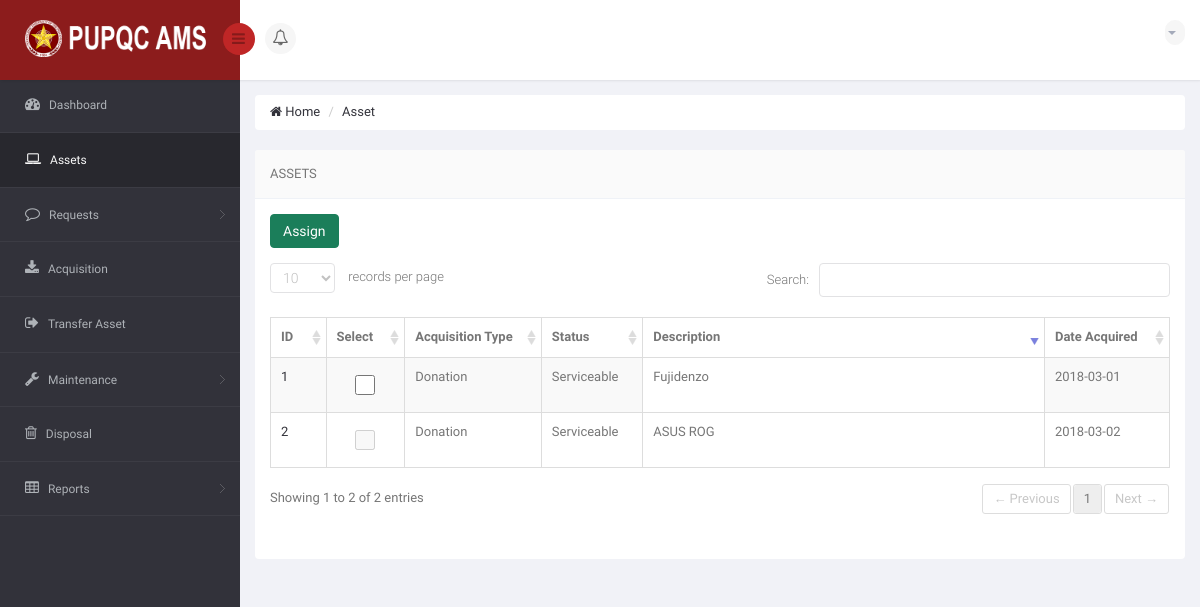
The app's page /DIR/PropertyOfficer/POAsset.php (signed in), older data.
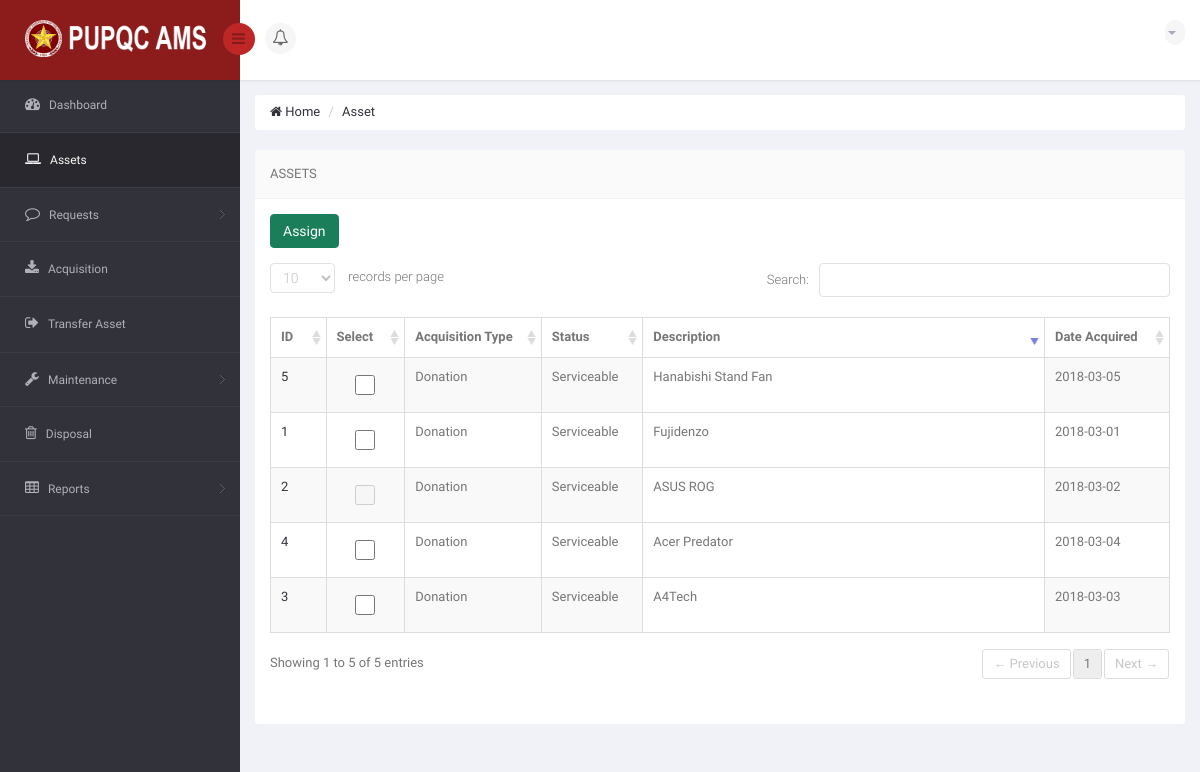
The same page, newer data.
### tables this page shows
CREATE TABLE `ams_r_asset` (
  `A_ID` int(11) NOT NULL,
  `A_DESCRIPTION` varchar(250) NOT NULL,
  `A_DATE` date NOT NULL,
  `A_STATUS` varchar(25) NOT NULL DEFAULT 'Serviceable',
  `A_ACQUISITION_TYPE` varchar(25) NOT NULL,
  `A_AVAILABILITY` varchar(25) NOT NULL DEFAULT 'Available',
  `A_DISPOSAL_STATUS` int(11) NOT NULL DEFAULT '0',
  `AL_ID` int(11) DEFAULT NULL,
  `C_ID` int(11) DEFAULT NULL,
  `URS_ID` int(11) DEFAULT NULL,
  `PPMP_ID` int(11) DEFAULT NULL
);

### DIR/PropertyOfficer/POAsset.php (the view, shortened to what this page needs)
<!DOCTYPE html>
<html lang="en">
<head>
    <link href="../../bs3/css/bootstrap.min.css" rel="stylesheet">
    <link href="../../css/bootstrap-reset.css" rel="stylesheet">
    <link href="../../font-awesome/css/font-awesome.css" rel="stylesheet" />
    <link href="../../js/advanced-datatable/css/demo_page.css" rel="stylesheet" />
    <link href="../../js/advanced-datatable/css/demo_table.css" rel="stylesheet" />
    <link rel="stylesheet" href="../../js/data-tables/DT_bootstrap.css" />
    <link href="../../css/style.css" rel="stylesheet">
    <link href="../../css/style-responsive.css" rel="stylesheet" />
    <link href="../../js/iCheck/skins/minimal/minimal.css" rel="stylesheet">
    <link href="../../js/iCheck/skins/minimal/red.css" rel="stylesheet">
    <link href="../../js/iCheck/skins/minimal/green.css" rel="stylesheet">
    <link href="../../js/iCheck/skins/minimal/blue.css" rel="stylesheet">
    <link href="../../js/iCheck/skins/minimal/yellow.css" rel="stylesheet">
    <link href="../../js/iCheck/skins/minimal/purple.css" rel="stylesheet">
    <link href="../../js/iCheck/skins/square/square.css" rel="stylesheet">
    <link href="../../js/iCheck/skins/square/red.css" rel="stylesheet">
    <link href="../../js/iCheck/skins/square/green.css" rel="stylesheet">
    <link href="../../js/iCheck/skins/square/blue.css" rel="stylesheet">
    <link href="../../js/iCheck/skins/square/yellow.css" rel="stylesheet">
    <link href="../../js/iCheck/skins/square/purple.css" rel="stylesheet">
    <link href="../../js/iCheck/skins/flat/grey.css" rel="stylesheet">
    <link href="../../js/iCheck/skins/flat/red.css" rel="stylesheet">
    <link href="../../js/iCheck/skins/flat/green.css" rel="stylesheet">
    <link href="../../js/iCheck/skins/flat/blue.css" rel="stylesheet">
    <link href="../../js/iCheck/skins/flat/yellow.css" rel="stylesheet">
    <link href="../../js/iCheck/skins/flat/purple.css" rel="stylesheet">
    <link rel="stylesheet" type="text/css" href="../../js/select2/select2.css" />
    <link rel="stylesheet" type="text/css" href="../../js/bootstrap-daterangepicker/daterangepicker-bs3.css" />
    <link rel="stylesheet" type="text/css" href="../../js/bootstrap-datetimepicker/css/datetimepicker.css" />
    <link rel="stylesheet" type="text/css" href="../../js/bootstrap-datepicker/css/datepicker.css" />
    <link href="../../js/plugins/sweetalert/sweetalert.css" type="text/css" rel="stylesheet" media="screen,projection">
</head>
<body>
<section id="container">
<header class="header fixed-top clearfix">
<div class="brand">
    <a href="PODashboard.php" class="logo">
        <img src="../../images/pupqcnew.png" style="width: 193px; height: 37px;" alt="">
    </a>
    <div class="sidebar-toggle-box">
        <div class="fa fa-bars"></div>
    </div>
</div>
<div class="nav notify-row" id="top_menu">
    <ul class="nav top-menu">
        <li id="header_notification_bar" class="dropdown">
            <a data-toggle="dropdown" class="dropdown-toggle" href="#">
                <i class="fa fa-bell-o"></i>
            </a>
        </li>
    </ul>
</div>
<div class="top-nav clearfix">
    <ul class="nav pull-right top-menu">
        <li class="dropdown">
            <a data-toggle="dropdown" class="dropdown-toggle" href="#">
                <?php
                    include('../Connection/db.php');
                  ?>
                <b class="caret"></b>
            </a>
        </li>
    </ul>
</div>
</header>
<aside>
    <div id="sidebar" class="nav-collapse">
        <div class="leftside-navigation">
            <ul class="sidebar-menu" id="nav-accordion">
                <li>
                    <a href="PODashboard.php">
                        <i class="fa fa-dashboard"></i>
                        <span>Dashboard</span>
                    </a>
                </li>
                <li>
                    <a class="active" href="POAsset.php">
                        <i class="fa fa-laptop"></i>
                        <span>Assets</span>
                    </a>
                </li>
                <li class="sub-menu">
                    <a href="javascript:;">
                        <i class="fa fa-comment-o"></i>
                        <span>Requests</span>
                    </a>
                </li>
                <li>
                    <a href="POAcquisition.php">
                        <i class="fa fa-download"></i>
                        <span>Acquisition</span>
                    </a>
                </li>
                <li>
                    <a href="POTransferAsset.php">
                        <i class="fa fa-sign-out"></i>
                        <span>Transfer Asset</span>
                    </a>
                </li>
                <li class="sub-menu">
                    <a href="javascript:;">
                        <i class="fa fa-wrench"></i>
                        <span>Maintenance</span>
                    </a>
                </li>
                <li>
                    <a href="PODisposal.php">
                        <i class="fa fa-trash-o"></i>
                        <span>Disposal</span>
                    </a>
                </li>
                <li class="sub-menu">
                    <a href="javascript:;">
                        <i class="fa fa fa-table"></i>
                        <span>Reports</span>
                    </a>
                </li>
            </ul>
        </div>
    </div>
</aside>
<section id="main-content">
<section class="wrapper">
<div class="row">
    <div class="col-md-12">
        <ul class="breadcrumb">
            <li><a href="PODashboard.php"><i class="fa fa-home"></i> Home</a></li>
            <li><a href="POAsset.php">Asset</a></li>
        </ul>
    </div>
</div>
<div class="row">
    <div class="col-sm-12">
        <section class="panel">
            <header class="panel-heading">
                Assets
            </header>
            <div class="panel-body">
                <div class="adv-table">
                    <table  class="display table table-bordered table-striped" id="dynamic-table">
                        <thead>
                            <tr>
                                <th style="width: 70px;">ID</th>
                                <th style="width: 90px">Select</th>
                                <th style="width: 140px;">Acquisition Type</th>
                                <th style="width: 100px;">Status</th>
                                <th style="word-wrap: break-word;">Description</th>
                                <th style="width: 130px;">Date Acquired</th>
                            </tr>
                        </thead>
                        <tbody>
                        <?php
                            $sql = "SELECT * FROM `ams_r_asset` ORDER BY A_DATE DESC";
                            $result = mysqli_query($connection, $sql) or die("Bad Query: $sql");
                            $i = 0;
                            while($row = mysqli_fetch_assoc($result))
                            {
                                $i++;
                                $a_id = $row['A_ID'];
                                $a_description = $row['A_DESCRIPTION'];
                                $a_acquistion_type = $row['A_ACQUISITION_TYPE'];
                                $a_date = $row['A_DATE'];
                                $a_status = $row['A_STATUS'];
                                $a_availability = $row['A_AVAILABILITY'];
                        ?>
                            <tr class="gradeX" id="hahaha1<?php echo $i; ?>">
                                <?php
                                    if ($a_availability == 'Available')
                                    {
                                ?>
                                        <td>
                                            <a id="getid<?php echo $i; ?>">
                                                <?php echo $a_id; ?>
                                            </a>
                                        </td>
                                        <td>
                                            <center>
                                                <input type="checkbox" id="chkvals<?php echo $i; ?>" class="checkbox form-control" style="width: 20px">
                                            </center>
                                        </td>
                                <?php
                                    }
                                    elseif ($a_availability == 'Assigned')
                                    {
                                ?>
                                        <td>
                                            <a id="getid<?php echo $i; ?>">
                                                <?php echo $a_id; ?>
                                            </a>
                                        </td>
                                        <td>
                                            <center>
                                                <input type="checkbox" id="chkvals<?php echo $i; ?>" class="checkbox form-control" style="width: 20px" disabled>
                                            </center>
                                        </td>
                                <?php
                                    }
                                ?>
                                <td id="origtype<?php echo $i; ?>"> <?php echo $a_acquistion_type; ?> </td>
                                <td id="origstat<?php echo $i; ?>"> <?php echo $a_status; ?> </td>
                                <td id="origdesc<?php echo $i; ?>"> <?php echo $a_description; ?> </td>
                                <td id="origdate<?php echo $i; ?>"> <?php echo $a_date; ?> </td>
                            </tr>
                        <?php
                            }
                        ?>
                        <a class="btn btn-success" id="assignbtn" data-toggle="modal" href="#ModalAssign">Assign</a>
                        </tbody>
                    </table>
                </div>
            </div>
        </section>
    </div>
</div>
</section>
</section>
</section>
</body>
</html>

### js/advanced-datatable/css/demo_table.css (style rules this page uses)
table.display { margin: 0 auto; clear: both; width: 100%; }
table.display thead th { padding: 3px 18px 3px 10px; border-bottom: 1px solid black; font-weight: bold; cursor: pointer; * cursor: hand; }
table.display td { padding: 3px 10px; }
.sorting_desc { background: url('../images/sort_desc.png') no-repeat center right; }
.sorting { background: url('../images/sort_both.png') no-repeat center right; }
table.display tr.odd.gradeX { background-color: #ffdddd; }
table.display tr.even.gradeX { background-color: #ffeeee; }
tr.odd { background-color: #E2E4FF; }
tr.even { background-color: white; }
tr.odd td.sorting_1 { background-color: #D3D6FF; }
tr.even td.sorting_1 { background-color: #EAEBFF; }
tr.odd.gradeX td.sorting_1 { background-color: #ffc4c4; }
tr.even.gradeX td.sorting_1 { background-color: #ffd5d5; }
table.display tr.gradeX { background-color: #ffdddd; }

Row changes from the older to the newer data that the page shows:
added ams_r_asset: A_ID "5", A_ACQUISITION_TYPE "Donation", A_STATUS "Serviceable", A_DESCRIPTION "Hanabishi Stand Fan", A_DATE "2018-03-05"
added ams_r_asset: A_ID "4", A_ACQUISITION_TYPE "Donation", A_STATUS "Serviceable", A_DESCRIPTION "Acer Predator", A_DATE "2018-03-04"
added ams_r_asset: A_ID "3", A_ACQUISITION_TYPE "Donation", A_STATUS "Serviceable", A_DESCRIPTION "A4Tech", A_DATE "2018-03-03"
Text that changed along with them:
text written by a page script: "records per page Search: Showing 1 to 2 of 2 entries ← Previous 1 Next →" → "records per page Search: Showing 1 to 5 of 5 entries ← Previous 1 Next →"
